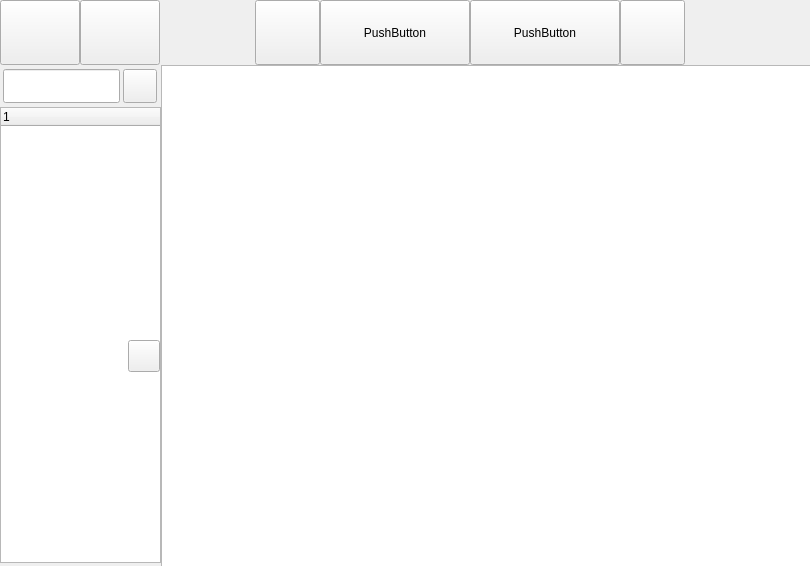
<?xml version="1.0" encoding="UTF-8"?>
<ui version="4.0">
 <class>CORIGINAL</class>
 <widget class="QWidget" name="CORIGINAL">
  <property name="geometry">
   <rect>
    <x>0</x>
    <y>0</y>
    <width>810</width>
    <height>566</height>
   </rect>
  </property>
  <property name="windowTitle">
   <string>Form</string>
  </property>
  <widget class="QLabel" name="Label_Left">
   <property name="geometry">
    <rect>
     <x>160</x>
     <y>0</y>
     <width>95</width>
     <height>65</height>
    </rect>
   </property>
   <property name="text">
    <string/>
   </property>
  </widget>
  <widget class="QPushButton" name="Qpbtn_Left">
   <property name="geometry">
    <rect>
     <x>255</x>
     <y>0</y>
     <width>65</width>
     <height>65</height>
    </rect>
   </property>
   <property name="text">
    <string/>
   </property>
  </widget>
  <widget class="QPushButton" name="Qpbtn_Right">
   <property name="geometry">
    <rect>
     <x>620</x>
     <y>0</y>
     <width>65</width>
     <height>65</height>
    </rect>
   </property>
   <property name="text">
    <string/>
   </property>
  </widget>
  <widget class="QLabel" name="Label_Right">
   <property name="geometry">
    <rect>
     <x>685</x>
     <y>0</y>
     <width>125</width>
     <height>65</height>
    </rect>
   </property>
   <property name="text">
    <string/>
   </property>
  </widget>
  <widget class="QPushButton" name="QpbtnLead">
   <property name="geometry">
    <rect>
     <x>80</x>
     <y>0</y>
     <width>80</width>
     <height>65</height>
    </rect>
   </property>
   <property name="text">
    <string/>
   </property>
  </widget>
  <widget class="QPushButton" name="QpbtnBack">
   <property name="geometry">
    <rect>
     <x>0</x>
     <y>0</y>
     <width>80</width>
     <height>65</height>
    </rect>
   </property>
   <property name="text">
    <string/>
   </property>
  </widget>
  <widget class="QPushButton" name="QpbtnStretching">
   <property name="geometry">
    <rect>
     <x>128</x>
     <y>340</y>
     <width>32</width>
     <height>32</height>
    </rect>
   </property>
   <property name="minimumSize">
    <size>
     <width>32</width>
     <height>32</height>
    </size>
   </property>
   <property name="maximumSize">
    <size>
     <width>32</width>
     <height>32</height>
    </size>
   </property>
   <property name="text">
    <string/>
   </property>
  </widget>
  <widget class="QWidget" name="layoutWidget">
   <property name="geometry">
    <rect>
     <x>0</x>
     <y>65</y>
     <width>821</width>
     <height>503</height>
    </rect>
   </property>
   <layout class="QHBoxLayout" name="horizontalLayout_2">
    <property name="spacing">
     <number>0</number>
    </property>
    <item>
     <layout class="QVBoxLayout" name="verticalLayout">
      <property name="spacing">
       <number>0</number>
      </property>
      <item>
       <layout class="QHBoxLayout" name="horizontalLayout">
        <item>
         <widget class="QLineEdit" name="SearchData">
          <property name="minimumSize">
           <size>
            <width>117</width>
            <height>34</height>
           </size>
          </property>
          <property name="maximumSize">
           <size>
            <width>117</width>
            <height>34</height>
           </size>
          </property>
         </widget>
        </item>
        <item>
         <widget class="QPushButton" name="QpbtnSearch">
          <property name="minimumSize">
           <size>
            <width>34</width>
            <height>34</height>
           </size>
          </property>
          <property name="maximumSize">
           <size>
            <width>34</width>
            <height>34</height>
           </size>
          </property>
          <property name="text">
           <string/>
          </property>
         </widget>
        </item>
       </layout>
      </item>
      <item>
       <widget class="QTreeWidget" name="QDepartment">
        <property name="minimumSize">
         <size>
          <width>161</width>
          <height>456</height>
         </size>
        </property>
        <property name="maximumSize">
         <size>
          <width>161</width>
          <height>456</height>
         </size>
        </property>
        <column>
         <property name="text">
          <string notr="true">1</string>
         </property>
        </column>
       </widget>
      </item>
     </layout>
    </item>
    <item>
     <widget class="QTableWidget" name="QOriginalAttendance">
      <property name="minimumSize">
       <size>
        <width>650</width>
        <height>501</height>
       </size>
      </property>
      <property name="maximumSize">
       <size>
        <width>16777215</width>
        <height>16777215</height>
       </size>
      </property>
     </widget>
    </item>
   </layout>
  </widget>
  <widget class="QPushButton" name="Button_Year">
   <property name="geometry">
    <rect>
     <x>320</x>
     <y>0</y>
     <width>150</width>
     <height>65</height>
    </rect>
   </property>
   <property name="text">
    <string>PushButton</string>
   </property>
  </widget>
  <widget class="QPushButton" name="Button_Month">
   <property name="geometry">
    <rect>
     <x>470</x>
     <y>0</y>
     <width>150</width>
     <height>65</height>
    </rect>
   </property>
   <property name="text">
    <string>PushButton</string>
   </property>
  </widget>
  <zorder>Label_Left</zorder>
  <zorder>Qpbtn_Left</zorder>
  <zorder>Qpbtn_Right</zorder>
  <zorder>Label_Right</zorder>
  <zorder>QpbtnLead</zorder>
  <zorder>QpbtnBack</zorder>
  <zorder>layoutWidget</zorder>
  <zorder>QpbtnStretching</zorder>
  <zorder>Button_Year</zorder>
  <zorder>Button_Month</zorder>
 </widget>
 <resources/>
 <connections/>
</ui>
